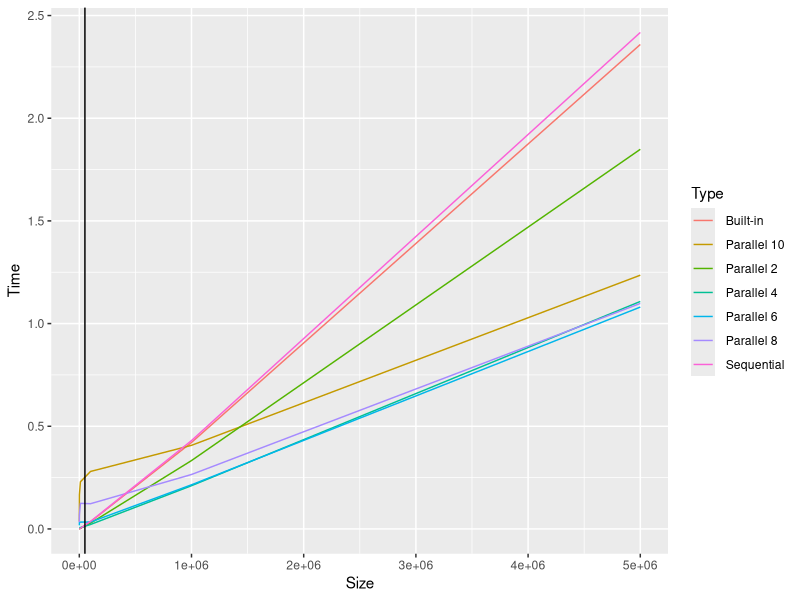
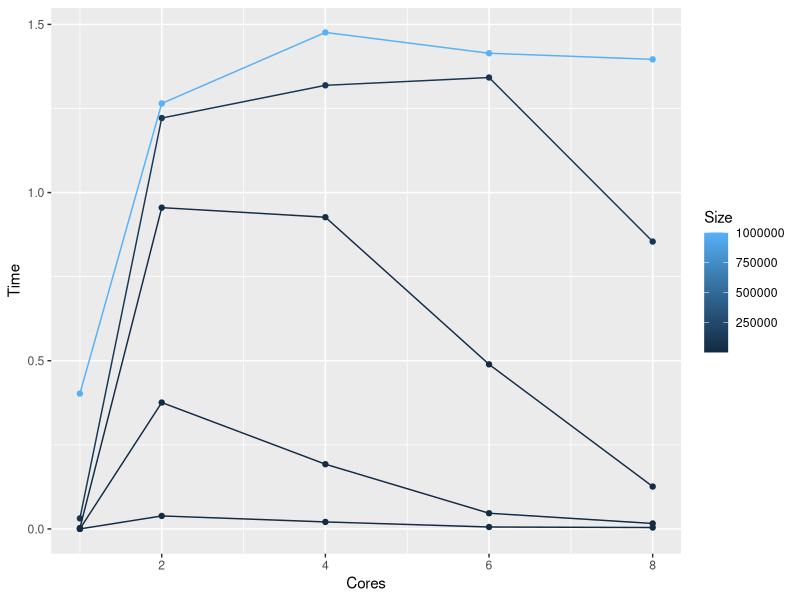

Write the R code that produced these figures, in order.
## ---- chunk 1
library(ggplot2)
df <- read.csv("./data/measurements_10_T.csv")
df2 <- read.csv("./data/measurements_2_4_6_8_T.csv")
df3 <- read.csv("./data/measurementsRANDOM_par.csv")
## ---- chunk 2
library(plyr)
df_avg <- ddply(df,c("Size","Type"), summarise, Time = mean(Time))
df2_avg <- ddply(df2,c("Size","Type","Cores"), summarise, Time = mean(Time))
df3_avg <- ddply(df3,c("Size","Type"), summarise, Time = mean(Time))
## ---- chunk 3
par(mfrow=c(2,2))
## ---- chunk 4
ggplot(data=df3_avg,aes(x=Size,y=Time,color=Type))+geom_line() + geom_vline(xintercept = 5E04)

## ---- chunk 5
seq <- df2_avg[df2_avg$Type == " Sequential",]
par2 <- df2_avg[df2_avg$Type == " Parallel (2)",]
par4 <- df2_avg[df2_avg$Type == " Parallel (4)",]
par6 <- df2_avg[df2_avg$Type == " Parallel (6)",]
par8 <- df2_avg[df2_avg$Type == " Parallel (8)",]
par2_speedup <- par2
par2_speedup["Time"] <- seq["Time"] / par2_speedup["Time"]
par4_speedup <- par4
par4_speedup["Time"] <- seq["Time"] / par4_speedup["Time"]
par6_speedup <- par6
par6_speedup["Time"] <- seq["Time"] / par6_speedup["Time"]
par8_speedup <- par8
par8_speedup["Time"] <- seq["Time"] / par8_speedup["Time"]

df2_speedup <- rbind(par2_speedup, par4_speedup, par6_speedup, par8_speedup, seq)

ggplot(data=df2_speedup, aes(x=Cores,y=Time,color=Size, group = Size))+ geom_point() + geom_line()
